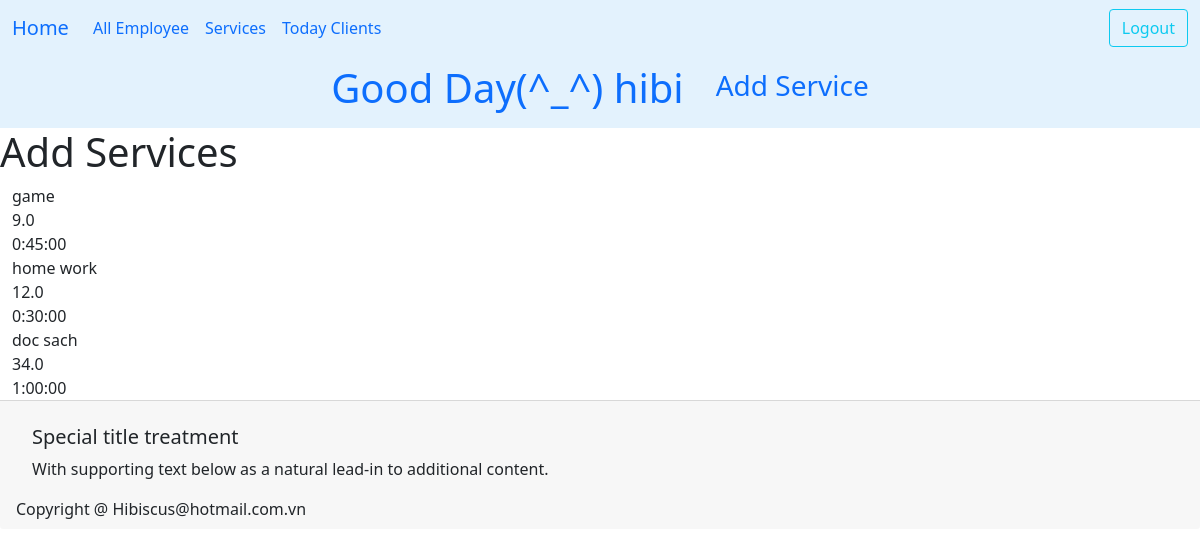
/ledger/services/ (signed in), run on an earlier commit of the app's database.
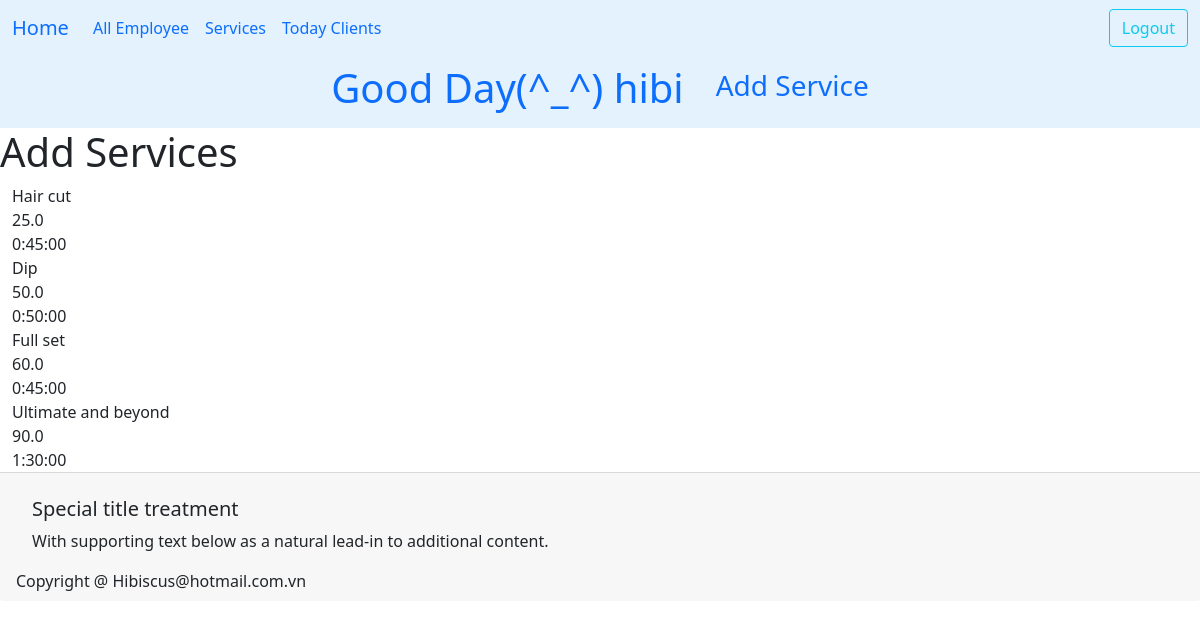
And on a later commit of the database.
### ledger/models.py (models this page shows, shortened)
class Service(models.Model):
    service = models.CharField(max_length=30)
    price = models.FloatField()
    time_perform = models.DurationField()
    description = models.CharField(max_length=300, null=True, blank=True)
    owner = models.ForeignKey(settings.AUTH_USER_MODEL, on_delete=models.CASCADE)
    class Meta:
        unique_together = ('service','price')
        ordering = ['price']

### ledger/views.py (the view)
# urls.py: path('ledger/services/', views.AllServices.as_view(), name="services"),
class AllServices(LoginRequiredMixin, ListView):
    template = 'ledger/list_services.html'
    def get(self, request):
        serv = Service.objects.filter(owner=request.user)
        cont = {'dvu': serv}
        return render(request, self.template, cont)

### ledger/templates/ledger/list_services.html
{% extends 'base.html' %}
{% block nutChinh %}
<a class="nav-link" href="{% url 'ledger:add_service' %}">Add Service</a>
{% endblock nutChinh %}
{% block headding %}
<h1 class="title">Add Services</h1>
{% endblock headding %}
{% block content %}
{% if dvu %}
{% for ser in dvu %}
<div class='box'>
    <div>{{ ser.service }}<br>{{ser.price}}</div>
    <span>{{ ser.time_perform }}</span>
</div>
{% endfor %}
{% else %}
<div>
    Please Add Service you serv
</div>
{% endif %}
{% endblock content %}

### ledger/templates/base.html (shortened to what this page needs)
<!doctype html>
<html lang="en">
    <head>
          <link href="https://cdn.jsdelivr.net/npm/bootstrap@5.0.2/dist/css/bootstrap.min.css" rel="stylesheet">
    </head>
    <body>
      <nav class="navbar navbar-expand-lg bg-body-tertiary" style="background-color: #e3f2fd;">
            <div class="container-fluid">
              <a class="navbar-brand" href="{% url 'ledger:index' %}">Home</a>
              <div class="collapse navbar-collapse" id="navbarSupportedContent" >
                <ul class="navbar-nav me-auto mb-2 mb-lg-0">
                  {% if user.is_authenticated %}
                      <li class="nav-item">
                        <a class="nav-link active" aria-current="page" href="{% url 'ledger:home' %}">All Employee</a>
                      </li>
                      <li class="nav-item">
                        <a class="nav-link" href="{% url 'ledger:services' %}">Services</a>
                      </li>
                      <li class="nav-item">
                        <a class="nav-link" href="{% url 'datHen:listHen' %}">Today Clients</a>
                      </li>
                  {%endif%}
                </ul>
                <div class="navbar-end" >
                  <span class="navbar-item" >
                      {% if user.is_authenticated %}
                      <form id="logout-form" method="post" action="{% url 'logout' %}">
                        <button class="btn btn-outline-info" type="submit">Logout</button>
                      </form>
                      {% else %}
                      <a class="btn btn-outline-info" href=" {% url 'login' %}">Login</a>
                      {% endif %}
                  </span>
                </div>
              </div>
            </div>
          </nav>
          <nav class="nav justify-content-center fs-3" style="background-color: #e3f2fd;">
                <h1 class="nav-link">Good Day(^_^) {{ user.username | default:'You'}} </h1>
                {% block nutChinh %}
                {% endblock nutChinh %}
          </nav>
    {% block headding %}
    {% endblock headding %}
        <div class="container-fluid">
                {% block content %}
                {% endblock content %}
        </div>
</body>
    <footer class="footer">
      <div class="card-footer text-body-secondary">
        <div class="card-body">
          <h5 class="card-title">Special title treatment</h5>
          <p class="card-text">With supporting text below as a natural lead-in to additional content.</p>
        </div>
        Copyright @ Hibiscus@hotmail.com.vn
      </div>
    </footer>
</html>

What changed in the data, as far as the page shows it:
added Service: service "Hair cut", price "25.0", time_perform "0:45:00"
changed Service: service "home work" → "Dip"; price "12.0" → "50.0"; time_perform "0:30:00" → "0:50:00"
changed Service: service "doc sach" → "Full set"; price "34.0" → "60.0"; time_perform "1:00:00" → "0:45:00"
changed Service: service "game" → "Ultimate and beyond"; price "9.0" → "90.0"; time_perform "0:45:00" → "1:30:00"; moves down the list
